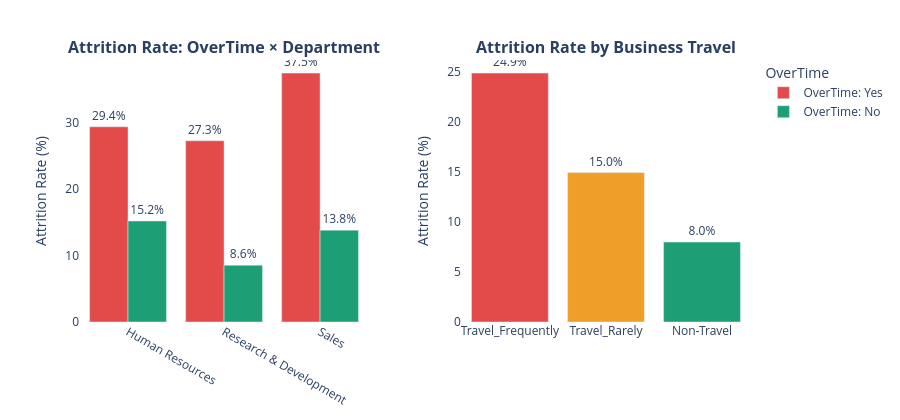

Write notebook code for a chart like this one.
### Code cell
#Dashboard -- Overtine & Business Travel Impact
ot_rate = (
    df.groupby(["OverTime", "Department"])["Attrition"]
      .apply(lambda x: (x == "Yes").mean() * 100)
      .reset_index(name="Attrition Rate (%)")
)
bt_rate = (
    df.groupby("BusinessTravel")["Attrition"]
      .apply(lambda x: (x == "Yes").mean() * 100)
      .reset_index(name="Attrition Rate (%)")
      .sort_values("Attrition Rate (%)", ascending=False)
)

fig = make_subplots(
    rows=1, cols=2,
    subplot_titles=(
        "<b>Attrition Rate: OverTime × Department</b>",
        "<b>Attrition Rate by Business Travel</b>"
    ),
    horizontal_spacing=0.14
)

fig.add_trace(
    go.Bar(
        x=ot_rate[ot_rate["OverTime"] == "Yes"]["Department"],
        y=ot_rate[ot_rate["OverTime"] == "Yes"]["Attrition Rate (%)"],
        name="OverTime: Yes",
        marker_color=CLR["yes"],
        text=[f"{v:.1f}%" for v in
              ot_rate[ot_rate["OverTime"] == "Yes"]["Attrition Rate (%)"]],
        textposition="outside",
    ),
    row=1, col=1
)
fig.add_trace(
    go.Bar(
        x=ot_rate[ot_rate["OverTime"] == "No"]["Department"],
        y=ot_rate[ot_rate["OverTime"] == "No"]["Attrition Rate (%)"],
        name="OverTime: No",
        marker_color=CLR["no"],
        text=[f"{v:.1f}%" for v in
              ot_rate[ot_rate["OverTime"] == "No"]["Attrition Rate (%)"]],
        textposition="outside",
    ),
    row=1, col=1
)
fig.add_trace(
    go.Bar(
        x=bt_rate["BusinessTravel"],
        y=bt_rate["Attrition Rate (%)"],
        marker_color=[CLR["yes"], CLR["orange"], CLR["no"]],
        text=[f"{v:.1f}%" for v in bt_rate["Attrition Rate (%)"]],
        textposition="outside",
        showlegend=False,
    ),
    row=1, col=2
)

fig.update_layout(
    height=420, barmode="group",
    paper_bgcolor="white", plot_bgcolor="white",
    legend=dict(title="OverTime"),
    margin=dict(t=60, b=40)
)
fig.update_yaxes(title_text="Attrition Rate (%)", row=1, col=1)
fig.update_yaxes(title_text="Attrition Rate (%)", row=1, col=2)

save_html(fig, "week2_06_overtime_travel.html")
fig.show()

### Figure 1 — Plotly figure (JSON) as saved in the notebook; plotly's stock layout.template omitted (floating-point values rounded to 4 significant figures)
{"data": [{"marker": {"color": "#E24B4A"}, "name": "OverTime: Yes", "text": ["29.4%", "27.3%", "37.5%"], "textposition": "outside", "type": "bar", "x": ["Human Resources", "Research & Development", "Sales"], "xaxis": "x", "y": [29.41, 27.31, 37.5], "yaxis": "y"}, {"marker": {"color": "#1D9E75"}, "name": "OverTime: No", "text": ["15.2%", "8.6%", "13.8%"], "textposition": "outside", "type": "bar", "x": ["Human Resources", "Research & Development", "Sales"], "xaxis": "x", "y": [15.22, 8.551, 13.84], "yaxis": "y"}, {"marker": {"color": ["#E24B4A", "#EF9F27", "#1D9E75"]}, "showlegend": false, "text": ["24.9%", "15.0%", "8.0%"], "textposition": "outside", "type": "bar", "x": ["Travel_Frequently", "Travel_Rarely", "Non-Travel"], "xaxis": "x2", "y": [24.91, 14.96, 8.0], "yaxis": "y2"}], "layout": {"annotations": [{"font": {"size": 16}, "showarrow": false, "text": "<b>Attrition Rate: OverTime × Department</b>", "x": 0.215, "xanchor": "center", "xref": "paper", "y": 1, "yanchor": "bottom", "yref": "paper"}, {"font": {"size": 16}, "showarrow": false, "text": "<b>Attrition Rate by Business Travel</b>", "x": 0.785, "xanchor": "center", "xref": "paper", "y": 1, "yanchor": "bottom", "yref": "paper"}], "barmode": "group", "height": 420, "legend": {"title": {"text": "OverTime"}}, "margin": {"b": 40, "t": 60}, "paper_bgcolor": "white", "plot_bgcolor": "white", "xaxis": {"anchor": "y", "domain": [0, 0.43]}, "xaxis2": {"anchor": "y2", "domain": [0.57, 1]}, "yaxis": {"anchor": "x", "domain": [0, 1], "title": {"text": "Attrition Rate (%)"}}, "yaxis2": {"anchor": "x2", "domain": [0, 1], "title": {"text": "Attrition Rate (%)"}}}}
